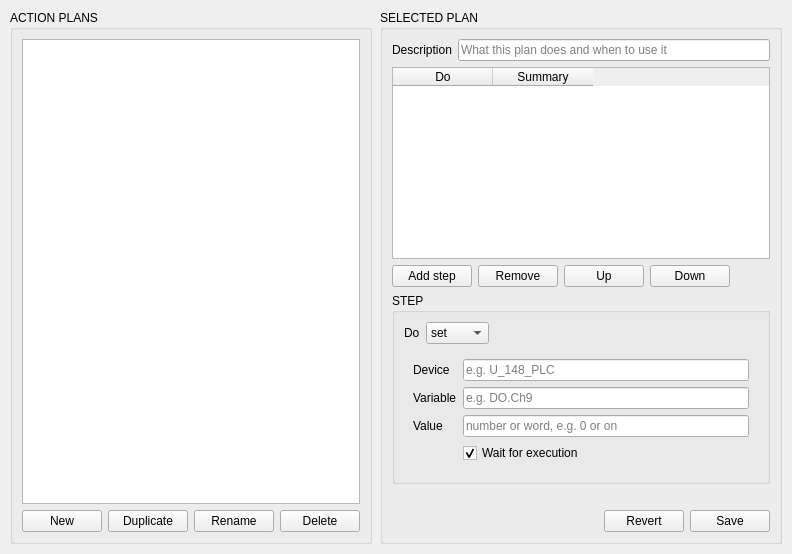
<?xml version="1.0" encoding="UTF-8"?>
<ui version="4.0">
 <class>ActionLibraryEditorRoot</class>
 <widget class="QWidget" name="ActionLibraryEditorRoot">
  <property name="windowTitle">
   <string>Action Library</string>
  </property>
  <layout class="QVBoxLayout" name="ale_root_layout">
   <property name="leftMargin">
    <number>10</number>
   </property>
   <property name="topMargin">
    <number>10</number>
   </property>
   <property name="rightMargin">
    <number>10</number>
   </property>
   <property name="bottomMargin">
    <number>10</number>
   </property>
   <property name="spacing">
    <number>8</number>
   </property>
   <item>
    <layout class="QHBoxLayout" name="ale_columns_layout">
     <property name="spacing">
      <number>8</number>
     </property>
     <!-- Left column: the plan list -->
     <item>
      <widget class="QGroupBox" name="ale_plans_group">
       <property name="title">
        <string>ACTION PLANS</string>
       </property>
       <layout class="QVBoxLayout" name="ale_plans_layout">
        <property name="spacing">
         <number>6</number>
        </property>
        <item>
         <widget class="QListWidget" name="ale_plan_list">
          <property name="minimumWidth">
           <number>200</number>
          </property>
         </widget>
        </item>
        <item>
         <layout class="QHBoxLayout" name="ale_plan_buttons_layout">
          <property name="spacing">
           <number>6</number>
          </property>
          <item>
           <widget class="QPushButton" name="ale_new_button">
            <property name="text">
             <string>New</string>
            </property>
            <property name="autoDefault">
             <bool>false</bool>
            </property>
           </widget>
          </item>
          <item>
           <widget class="QPushButton" name="ale_duplicate_button">
            <property name="text">
             <string>Duplicate</string>
            </property>
            <property name="autoDefault">
             <bool>false</bool>
            </property>
           </widget>
          </item>
          <item>
           <widget class="QPushButton" name="ale_rename_button">
            <property name="text">
             <string>Rename</string>
            </property>
            <property name="autoDefault">
             <bool>false</bool>
            </property>
           </widget>
          </item>
          <item>
           <widget class="QPushButton" name="ale_delete_button">
            <property name="text">
             <string>Delete</string>
            </property>
            <property name="autoDefault">
             <bool>false</bool>
            </property>
           </widget>
          </item>
         </layout>
        </item>
       </layout>
      </widget>
     </item>
     <!-- Right column: the selected plan -->
     <item>
      <widget class="QGroupBox" name="ale_plan_group">
       <property name="title">
        <string>SELECTED PLAN</string>
       </property>
       <layout class="QVBoxLayout" name="ale_plan_layout">
        <property name="spacing">
         <number>6</number>
        </property>
        <item>
         <layout class="QHBoxLayout" name="ale_description_layout">
          <property name="spacing">
           <number>6</number>
          </property>
          <item>
           <widget class="QLabel" name="ale_description_label">
            <property name="text">
             <string>Description</string>
            </property>
           </widget>
          </item>
          <item>
           <widget class="QLineEdit" name="ale_description_edit">
            <property name="placeholderText">
             <string>What this plan does and when to use it</string>
            </property>
           </widget>
          </item>
         </layout>
        </item>
        <item>
         <widget class="QTableWidget" name="ale_steps_table">
          <property name="minimumWidth">
           <number>380</number>
          </property>
          <property name="minimumHeight">
           <number>180</number>
          </property>
          <column>
           <property name="text">
            <string>Do</string>
           </property>
          </column>
          <column>
           <property name="text">
            <string>Summary</string>
           </property>
          </column>
         </widget>
        </item>
        <item>
         <layout class="QHBoxLayout" name="ale_step_buttons_layout">
          <property name="spacing">
           <number>6</number>
          </property>
          <item>
           <widget class="QPushButton" name="ale_add_step_button">
            <property name="text">
             <string>Add step</string>
            </property>
            <property name="autoDefault">
             <bool>false</bool>
            </property>
           </widget>
          </item>
          <item>
           <widget class="QPushButton" name="ale_remove_step_button">
            <property name="text">
             <string>Remove</string>
            </property>
            <property name="autoDefault">
             <bool>false</bool>
            </property>
           </widget>
          </item>
          <item>
           <widget class="QPushButton" name="ale_up_button">
            <property name="text">
             <string>Up</string>
            </property>
            <property name="autoDefault">
             <bool>false</bool>
            </property>
           </widget>
          </item>
          <item>
           <widget class="QPushButton" name="ale_down_button">
            <property name="text">
             <string>Down</string>
            </property>
            <property name="autoDefault">
             <bool>false</bool>
            </property>
           </widget>
          </item>
          <item>
           <spacer name="ale_step_buttons_spacer">
            <property name="orientation">
             <enum>Qt::Horizontal</enum>
            </property>
            <property name="sizeHint" stdset="0">
             <size>
              <width>40</width>
              <height>20</height>
             </size>
            </property>
           </spacer>
          </item>
         </layout>
        </item>
        <!-- Per-step editor: kind selector drives the visible fields -->
        <item>
         <widget class="QGroupBox" name="ale_step_group">
          <property name="title">
           <string>STEP</string>
          </property>
          <layout class="QVBoxLayout" name="ale_step_layout">
           <property name="spacing">
            <number>6</number>
           </property>
           <item>
            <layout class="QHBoxLayout" name="ale_kind_layout">
             <property name="spacing">
              <number>6</number>
             </property>
             <item>
              <widget class="QLabel" name="ale_kind_label">
               <property name="text">
                <string>Do</string>
               </property>
              </widget>
             </item>
             <item>
              <widget class="QComboBox" name="ale_kind_combo">
               <property name="minimumWidth">
                <number>110</number>
               </property>
               <item>
                <property name="text">
                 <string>set</string>
                </property>
               </item>
               <item>
                <property name="text">
                 <string>wait</string>
                </property>
               </item>
               <item>
                <property name="text">
                 <string>check</string>
                </property>
               </item>
               <item>
                <property name="text">
                 <string>run</string>
                </property>
               </item>
              </widget>
             </item>
             <item>
              <spacer name="ale_kind_spacer">
               <property name="orientation">
                <enum>Qt::Horizontal</enum>
               </property>
               <property name="sizeHint" stdset="0">
                <size>
                 <width>40</width>
                 <height>20</height>
                </size>
               </property>
              </spacer>
             </item>
            </layout>
           </item>
           <item>
            <widget class="QStackedWidget" name="ale_step_stack">
             <!-- page 0: set -->
             <widget class="QWidget" name="ale_page_set">
              <layout class="QFormLayout" name="ale_set_form">
               <item row="0" column="0">
                <widget class="QLabel" name="ale_set_device_label">
                 <property name="text">
                  <string>Device</string>
                 </property>
                </widget>
               </item>
               <item row="0" column="1">
                <widget class="QLineEdit" name="ale_set_device_edit">
                 <property name="placeholderText">
                  <string>e.g. U_148_PLC</string>
                 </property>
                </widget>
               </item>
               <item row="1" column="0">
                <widget class="QLabel" name="ale_set_variable_label">
                 <property name="text">
                  <string>Variable</string>
                 </property>
                </widget>
               </item>
               <item row="1" column="1">
                <widget class="QLineEdit" name="ale_set_variable_edit">
                 <property name="placeholderText">
                  <string>e.g. DO.Ch9</string>
                 </property>
                </widget>
               </item>
               <item row="2" column="0">
                <widget class="QLabel" name="ale_set_value_label">
                 <property name="text">
                  <string>Value</string>
                 </property>
                </widget>
               </item>
               <item row="2" column="1">
                <widget class="QLineEdit" name="ale_set_value_edit">
                 <property name="placeholderText">
                  <string>number or word, e.g. 0 or on</string>
                 </property>
                </widget>
               </item>
               <item row="3" column="1">
                <widget class="QCheckBox" name="ale_set_wait_check">
                 <property name="text">
                  <string>Wait for execution</string>
                 </property>
                 <property name="checked">
                  <bool>true</bool>
                 </property>
                </widget>
               </item>
              </layout>
             </widget>
             <!-- page 1: wait -->
             <widget class="QWidget" name="ale_page_wait">
              <layout class="QFormLayout" name="ale_wait_form">
               <item row="0" column="0">
                <widget class="QLabel" name="ale_wait_seconds_label">
                 <property name="text">
                  <string>Seconds</string>
                 </property>
                </widget>
               </item>
               <item row="0" column="1">
                <widget class="QDoubleSpinBox" name="ale_wait_seconds_spin">
                 <property name="buttonSymbols">
                  <enum>QAbstractSpinBox::NoButtons</enum>
                 </property>
                 <property name="maximumWidth">
                  <number>110</number>
                 </property>
                 <property name="decimals">
                  <number>3</number>
                 </property>
                 <property name="minimum">
                  <double>0.000000000000000</double>
                 </property>
                 <property name="maximum">
                  <double>86400.000000000000000</double>
                 </property>
                 <property name="value">
                  <double>1.000000000000000</double>
                 </property>
                </widget>
               </item>
              </layout>
             </widget>
             <!-- page 2: check -->
             <widget class="QWidget" name="ale_page_check">
              <layout class="QFormLayout" name="ale_check_form">
               <item row="0" column="0">
                <widget class="QLabel" name="ale_check_device_label">
                 <property name="text">
                  <string>Device</string>
                 </property>
                </widget>
               </item>
               <item row="0" column="1">
                <widget class="QLineEdit" name="ale_check_device_edit">
                 <property name="placeholderText">
                  <string>e.g. U_GaiaSVEReader</string>
                 </property>
                </widget>
               </item>
               <item row="1" column="0">
                <widget class="QLabel" name="ale_check_variable_label">
                 <property name="text">
                  <string>Variable</string>
                 </property>
                </widget>
               </item>
               <item row="1" column="1">
                <widget class="QLineEdit" name="ale_check_variable_edit">
                 <property name="placeholderText">
                  <string>e.g. InternalShutterA</string>
                 </property>
                </widget>
               </item>
               <item row="2" column="0">
                <widget class="QLabel" name="ale_check_expected_label">
                 <property name="text">
                  <string>Expected</string>
                 </property>
                </widget>
               </item>
               <item row="2" column="1">
                <widget class="QLineEdit" name="ale_check_expected_edit">
                 <property name="placeholderText">
                  <string>number or word the reading must match</string>
                 </property>
                </widget>
               </item>
              </layout>
             </widget>
             <!-- page 3: run -->
             <widget class="QWidget" name="ale_page_run">
              <layout class="QFormLayout" name="ale_run_form">
               <item row="0" column="0">
                <widget class="QLabel" name="ale_run_plan_label">
                 <property name="text">
                  <string>Plan</string>
                 </property>
                </widget>
               </item>
               <item row="0" column="1">
                <widget class="QComboBox" name="ale_run_plan_combo">
                 <property name="editable">
                  <bool>true</bool>
                 </property>
                 <property name="minimumWidth">
                  <number>220</number>
                 </property>
                </widget>
               </item>
               <item row="1" column="1">
                <widget class="QLabel" name="ale_run_warning_label">
                 <property name="text">
                  <string/>
                 </property>
                 <property name="wordWrap">
                  <bool>true</bool>
                 </property>
                </widget>
               </item>
              </layout>
             </widget>
            </widget>
           </item>
          </layout>
         </widget>
        </item>
        <item>
         <widget class="QLabel" name="ale_error_label">
          <property name="text">
           <string/>
          </property>
          <property name="wordWrap">
           <bool>true</bool>
          </property>
         </widget>
        </item>
        <item>
         <layout class="QHBoxLayout" name="ale_save_row_layout">
          <property name="spacing">
           <number>6</number>
          </property>
          <item>
           <spacer name="ale_save_spacer">
            <property name="orientation">
             <enum>Qt::Horizontal</enum>
            </property>
            <property name="sizeHint" stdset="0">
             <size>
              <width>40</width>
              <height>20</height>
             </size>
            </property>
           </spacer>
          </item>
          <item>
           <widget class="QPushButton" name="ale_revert_button">
            <property name="text">
             <string>Revert</string>
            </property>
            <property name="autoDefault">
             <bool>false</bool>
            </property>
           </widget>
          </item>
          <item>
           <widget class="QPushButton" name="ale_save_button">
            <property name="text">
             <string>Save</string>
            </property>
            <property name="autoDefault">
             <bool>false</bool>
            </property>
           </widget>
          </item>
         </layout>
        </item>
       </layout>
      </widget>
     </item>
    </layout>
   </item>
  </layout>
 </widget>
 <resources/>
 <connections/>
</ui>
